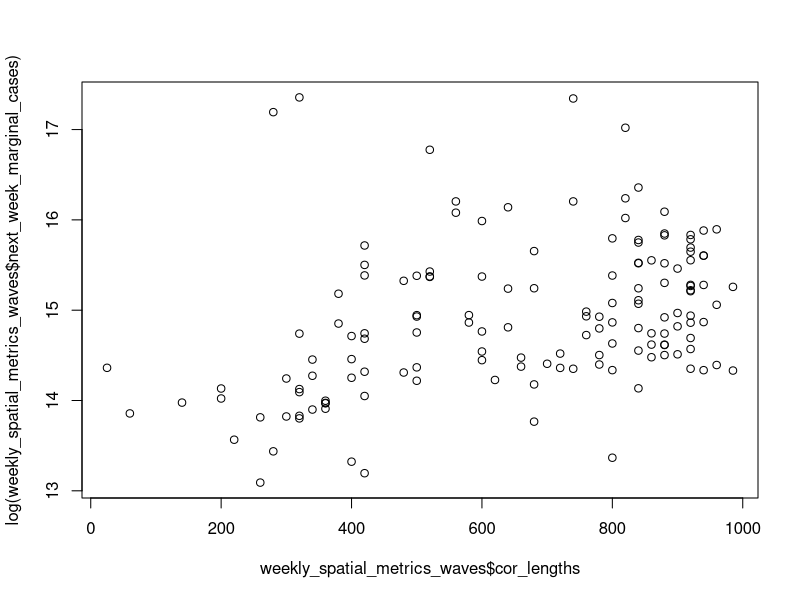
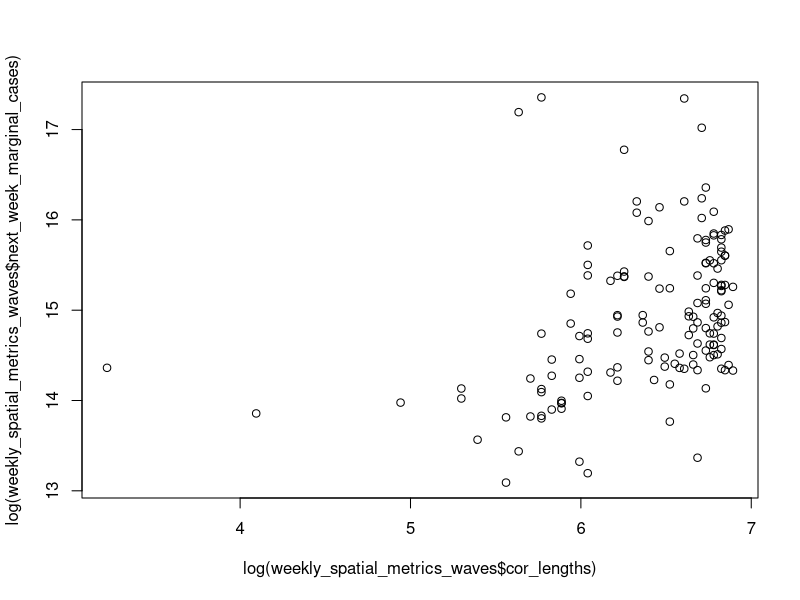

R code for these plots, in order:
## ---- chunk 1
#load packages
library(sandwich)
library(lmtest)
library(dplyr)
library(tibble)
## ---- chunk 2
# Weekly Spatial Metrics with Time Wave Columns
weekly_spatial_metrics_waves = read.csv("weekly_spatial_metrics_waves.csv")

# same data set but calculations from urban counties only (pop >250k)
urban_weekly_spatial_metrics_waves = read.csv("urban_weekly_spatial_metrics_waves.csv")
## ---- chunk 3
# Weekly Spatial Metrics with Region Columns
regional_weekly_spatial_metrics = read.csv("regional_weekly_spatial_metrics.csv")

# same data set but calculations from urban counties only (pop >250k)
urban_regional_weekly_spatial_metrics = read.csv("urban_regional_weekly_spatial_metrics.csv")
## ---- chunk 4
# Weekly Spatial Metrics with Poverty Columns
poverty_weekly_spatial_metrics = read.csv("poverty_weekly_spatial_metrics.csv")

# same data set but calculations from urban counties only (pop >250k)
urban_poverty_weekly_spatial_metrics = read.csv("urban_poverty_weekly_spatial_metrics.csv")
## ---- chunk 5
# Weekly Spatial Metrics with Median Household Income Columns
mhhinc_weekly_spatial_metrics = read.csv("mhhinc_weekly_spatial_metrics.csv")

# same data set but calculations from urban counties only (pop >250k)
urban_mhhinc_weekly_spatial_metrics = read.csv("urban_mhhinc_weekly_spatial_metrics.csv")
## ---- chunk 6
# Log-Linear Model (better)
plot(weekly_spatial_metrics_waves$cor_lengths,log(weekly_spatial_metrics_waves$next_week_marginal_cases))

# Log-Log Model (bad)
plot(log(weekly_spatial_metrics_waves$cor_lengths),log(weekly_spatial_metrics_waves$next_week_marginal_cases))
## ---- chunk 7
# Regress next week's marginal cases on correlation length
simple_model <- lm(log(weekly_spatial_metrics_waves$next_week_marginal_cases) ~ weekly_spatial_metrics_waves$cor_lengths, data = weekly_spatial_metrics_waves)

# Perform hypothesis tests with robust standard errors for heteroskedasticity
robust_se <- sqrt(diag(vcovHC(simple_model, type = "HC1")))

robust_test <- coeftest(simple_model, vcov = vcovHC(simple_model, type = "HC1"))
print(robust_test)

# Print Result
cor_length_unit = 100
paste("a",cor_length_unit, "km increase in correlation length corresponds to a ", round(simple_model$coefficients[2]*cor_length_unit*100,2),"% change in cases in the following week")
cor_length_unit = 50
paste("a",cor_length_unit, "km increase in correlation length corresponds to a ", round(simple_model$coefficients[2]*cor_length_unit*100,2),"% change in cases in the following week")
## ---- chunk 8
# For Urban counties
urban_model <- lm(log(urban_weekly_spatial_metrics_waves$next_week_marginal_cases) ~ urban_weekly_spatial_metrics_waves$cor_lengths, data = urban_weekly_spatial_metrics_waves)
robust_se <- sqrt(diag(vcovHC(urban_model, type = "HC1")))
robust_test <- coeftest(urban_model, vcov = vcovHC(urban_model, type = "HC1"))
print(robust_test)

# Print Result
cor_length_unit = 100
paste("a",cor_length_unit, "km increase in correlation length corresponds to a ", round(urban_model$coefficients[2]*cor_length_unit*100,2),"% change in cases in the following week among urban counties")
cor_length_unit = 50
paste("a",cor_length_unit, "km increase in correlation length corresponds to a ", round(urban_model$coefficients[2]*cor_length_unit*100,2),"% change in cases in the following week among urban counties")
## ---- chunk 9
# log-linear model
# mhhinc tier difference dummies, urban counties
urban_model <- lm(log(next_week_marginal_cases) ~ cor_lengths +
                        same_tier + tier_diff_1 + tier_diff_2 +same_tier*cor_lengths +
                          tier_diff_1*cor_lengths +tier_diff_2*cor_lengths, 
                     data = urban_mhhinc_weekly_spatial_metrics)
robust_se <- sqrt(diag(vcovHC(urban_model, type = "HC1")))
robust_test <- coeftest(urban_model, vcov = vcovHC(urban_model, type = "HC1"))
print(robust_test)

cor_length_unit = 50
paste("a",cor_length_unit, "km increase in correlation length corresponds to a ", round((urban_model$coef[2] + urban_model$coef[6])*cor_length_unit*100,2),"% change in cases in the following week among urban counties in the same tier of mhhinc")
paste("a",cor_length_unit, "km increase in correlation length corresponds to a ", round((urban_model$coef[2] + urban_model$coef[7])*cor_length_unit*100,2),"% change in cases in the following week between urban counties of mhhinc tiers that differ by 1")
paste("a",cor_length_unit, "km increase in correlation length corresponds to a ", round((urban_model$coef[2] + urban_model$coef[8])*cor_length_unit*100,2),"% change in cases in the following week between urban counties of mhhinc tiers that differ by 2")
paste("a",cor_length_unit, "km increase in correlation length corresponds to a ", round(urban_model$coef[2]*cor_length_unit*100,2),"% change in cases in the following week between urban counties of tier 1 and tier 4 (diff 3)")
## ---- chunk 10
# map factor levels to tier levels 
values <- c(1, 2, 3, 4, 6, 7, 8, 11, 12, 16)
tiers <- c("tier_1_1", "tier_1_2", "tier_1_3", "tier_1_4",
           "tier_2_2", "tier_2_3", "tier_2_4",
           "tier_3_3", "tier_3_4",
           "tier_4_4")
mhhinc_factor_tiers <- tibble(Factor = values, Tier = tiers)
print(mhhinc_factor_tiers)
## ---- chunk 11
# full model 
full_mhhinc_model <- lm(log(next_week_marginal_cases) ~ log(cor_lengths) +
                        factor(mhhinc_tier), 
                     data = mhhinc_weekly_spatial_metrics)
# Perform hypothesis tests with robust standard errors for heteroskedasticity
robust_se <- sqrt(diag(vcovHC(full_mhhinc_model, type = "HC1")))

robust_test <- coeftest(full_mhhinc_model, vcov = vcovHC(full_mhhinc_model, type = "HC1"))
print(robust_test)
## ---- chunk 12
# full model with interaction terms 
full_mhhinc_model <- lm(log(next_week_marginal_cases) ~ log(cor_lengths) *
                        factor(mhhinc_tier), 
                     data = mhhinc_weekly_spatial_metrics)
# Perform hypothesis tests with robust standard errors for heteroskedasticity
robust_se <- sqrt(diag(vcovHC(full_mhhinc_model, type = "HC1")))

robust_test <- coeftest(full_mhhinc_model, vcov = vcovHC(full_mhhinc_model, type = "HC1"))
print(robust_test)
## ---- chunk 13
# split into "simple model" for subsetted data 

for(i in 1:nrow(mhhinc_factor_tiers)) {
  # Dynamic filtering based on tier
  tier_value <- mhhinc_factor_tiers$Tier[i]
  #filter_condition <- paste0(tier_value, " == 1")
  mhhinc_weekly_spatial_metrics_subset <- mhhinc_weekly_spatial_metrics %>%
    filter(!!rlang::sym(tier_value) == 1)
  
  # Linear model
  mhhinc_simple_model <- lm(log(next_week_marginal_cases) ~ log(cor_lengths), 
                           data = mhhinc_weekly_spatial_metrics_subset)
  
  # Perform hypothesis tests with robust standard errors for heteroskedasticity
  robust_se <- sqrt(diag(vcovHC(mhhinc_simple_model, type = "HC1")))
  
  robust_test <- coeftest(mhhinc_simple_model, vcov = vcovHC(mhhinc_simple_model, type = "HC1"))
  print(robust_test)
  # Print result
  result <- paste("A 10% increase in correlation length corresponds to a ", 
                  round(mhhinc_simple_model$coefficients[2]*10,2),
                  "% change in cases in the following week for counties in ", tier_value, "mhhinc.")
  print(result)
}
## ---- chunk 14
# full model 
full_pov_model <- lm(log(next_week_marginal_cases) ~ log(cor_lengths) + 
                       tier_11 + tier_22 + tier_33 +tier_12 + tier_13, 
                     data = poverty_weekly_spatial_metrics)
# Perform hypothesis tests with robust standard errors for heteroskedasticity
robust_se <- sqrt(diag(vcovHC(full_pov_model, type = "HC1")))

robust_test <- coeftest(full_pov_model, vcov = vcovHC(full_pov_model, type = "HC1"))
print(robust_test)
## ---- chunk 15
# full model with interaction terms 
full_pov_model <- lm(log(next_week_marginal_cases) ~ log(cor_lengths) + 
                       tier_11  + tier_22 + tier_33 + tier_12 + tier_13 + 
                       log(cor_lengths) * tier_11 + log(cor_lengths) * tier_22 + log(cor_lengths) * tier_33 
                     + log(cor_lengths) * tier_12 + log(cor_lengths) * tier_13, 
                     data = poverty_weekly_spatial_metrics)
# Perform hypothesis tests with robust standard errors for heteroskedasticity
robust_se <- sqrt(diag(vcovHC(full_pov_model, type = "HC1")))

robust_test <- coeftest(full_pov_model, vcov = vcovHC(full_pov_model, type = "HC1"))
print(robust_test)
## ---- chunk 16
# split into a "simple model" for subsetted data 

# vector of tier names
pov_tiers <- c("tier_11", "tier_22", "tier_33", "tier_12", "tier_13", "tier_23")
for(tier_value in pov_tiers) {
  # Dynamic filtering based on the current tier in the loop
  pov_weekly_spatial_metrics_subset <- poverty_weekly_spatial_metrics %>%
    filter(!!rlang::sym(tier_value) == 1)
  
  # Linear model
  pov_simple_model <- lm(log(next_week_marginal_cases) ~ log(cor_lengths), 
                            data = pov_weekly_spatial_metrics_subset)
  
  # Perform hypothesis tests with robust standard errors for heteroskedasticity
  robust_test <- coeftest(pov_simple_model, vcov = vcovHC(pov_simple_model, type = "HC1"))
  print(robust_test)
  
  # Print result
  result <- paste("A 10% increase in correlation length corresponds to a ", 
                  round(pov_simple_model$coefficients[2]*10,2),
                  "% change in cases in the following week for counties in ", tier_value, "for poverty.")
  print(result)
}

## ---- chunk 17
# full model without interactions
region_model <- lm(log(next_week_marginal_cases) ~ log(cor_lengths) + northeast + midwest + south, data = regional_weekly_spatial_metrics)
# Perform hypothesis tests with robust standard errors for heteroskedasticity
robust_se <- sqrt(diag(vcovHC(region_model, type = "HC1")))

robust_test <- coeftest(region_model, vcov = vcovHC(region_model, type = "HC1"))
print(robust_test)

# full model with interactions
region_model_int <- lm(log(next_week_marginal_cases) ~ log(cor_lengths) + northeast + northeast*log(cor_lengths) + midwest + midwest*log(cor_lengths) + south + south*log(cor_lengths), data = regional_weekly_spatial_metrics)
# Perform hypothesis tests with robust standard errors for heteroskedasticity
robust_se_int <- sqrt(diag(vcovHC(region_model_int, type = "HC1")))

robust_test_int <- coeftest(region_model_int, vcov = vcovHC(region_model_int, type = "HC1"))
print(robust_test_int)
## ---- chunk 18
# simple model for northeast
ne_weekly_spatial_metrics <- regional_weekly_spatial_metrics %>% filter(northeast == 1)

northeast_model <- lm(log(next_week_marginal_cases) ~ log(cor_lengths), 
                         data = ne_weekly_spatial_metrics)
# Perform hypothesis tests with robust standard errors for heteroskedasticity
robust_se <- sqrt(diag(vcovHC(northeast_model, type = "HC1")))

robust_test <- coeftest(northeast_model, vcov = vcovHC(northeast_model, type = "HC1"))
print(robust_test)
# Print Result
paste("a 10% increase in correlation length in the Northeast region corresponds to a ", round(northeast_model$coefficients[2]*10,2),"% change in cases in the following week")
## ---- chunk 19
# simple model for midwest
mw_weekly_spatial_metrics <- regional_weekly_spatial_metrics %>% filter(midwest == 1)

midwest_model <- lm(log(next_week_marginal_cases) ~ log(cor_lengths), 
                         data = mw_weekly_spatial_metrics)
# Perform hypothesis tests with robust standard errors for heteroskedasticity
robust_se <- sqrt(diag(vcovHC(midwest_model, type = "HC1")))

robust_test <- coeftest(midwest_model, vcov = vcovHC(midwest_model, type = "HC1"))
print(robust_test)
# Print Result
paste("a 10% increase in correlation length in the MidWest region corresponds to a ", round(midwest_model$coefficients[2]*10,2),"% change in cases in the following week")
## ---- chunk 20
# simple model for south
s_weekly_spatial_metrics <- regional_weekly_spatial_metrics %>% filter(south == 1)

south_model <- lm(log(next_week_marginal_cases) ~ log(cor_lengths), 
                         data = s_weekly_spatial_metrics)
# Perform hypothesis tests with robust standard errors for heteroskedasticity
robust_se <- sqrt(diag(vcovHC(south_model, type = "HC1")))

robust_test <- coeftest(south_model, vcov = vcovHC(south_model, type = "HC1"))
print(robust_test)
# Print Result
paste("a 10% increase in correlation length in the South region corresponds to a ", round(south_model$coefficients[2]*10,2),"% change in cases in the following week")
## ---- chunk 21
# simple model for west
w_weekly_spatial_metrics <- regional_weekly_spatial_metrics %>% filter(region == 'West')

west_model <- lm(log(next_week_marginal_cases) ~ log(cor_lengths), 
                         data = w_weekly_spatial_metrics)
# Perform hypothesis tests with robust standard errors for heteroskedasticity
robust_se <- sqrt(diag(vcovHC(west_model, type = "HC1")))

robust_test <- coeftest(west_model, vcov = vcovHC(west_model, type = "HC1"))
print(robust_test)
# Print Result
paste("a 10% increase in correlation length in the West region corresponds to a ", round(west_model$coefficients[2]*10,2),"% change in cases in the following week")
## ---- chunk 22
# Full Wave Model (w dummy variables)
full_wave_model <- lm(log(next_week_marginal_cases) ~ log(cor_lengths) + wave_1 + wave_2, data = weekly_spatial_metrics_waves)

robust_se <- sqrt(diag(vcovHC(full_wave_model, type = "HC1")))

robust_test <- coeftest(full_wave_model, vcov = vcovHC(full_wave_model, type = "HC1"))
print(robust_test)
## ---- chunk 23
# Wave 1 Simple Model (weeks 9-47: 2020-03-28 - 2020-12-19)
wave1_data <- weekly_spatial_metrics_waves %>% filter(X >= 1 & X <= 39)

wave1_model <- lm(log(next_week_marginal_cases) ~ log(cor_lengths), data = wave1_data)

# Perform hypothesis tests with robust standard errors for heteroskedasticity
robust_se <- sqrt(diag(vcovHC(wave1_model, type = "HC1")))

robust_test <- coeftest(wave1_model, vcov = vcovHC(wave1_model, type = "HC1"))
print(robust_test)

paste("a 10% increase in correlation length corresponds to a ", round(wave1_model$coefficients[2]*10,2),"% change in cases in the following week")
## ---- chunk 24
# Wave 2 Simple Model (weeks 48-97: 2020-12-26 - 2021-12-04)
wave2_data <- weekly_spatial_metrics_waves %>% filter(X >= 40 & X <= 89)

wave2_model <- lm(log(next_week_marginal_cases) ~ log(cor_lengths), data = wave2_data)

# Perform hypothesis tests with robust standard errors for heteroskedasticity
robust_se <- sqrt(diag(vcovHC(wave2_model, type = "HC1")))

robust_test <- coeftest(wave2_model, vcov = vcovHC(wave2_model, type = "HC1"))
print(robust_test)

paste("a 10% increase in correlation length corresponds to a ", round(wave2_model$coefficients[2]*10,2),"% change in cases in the following week")
## ---- chunk 25
# Wave 3 Simple model (weeks 98-160: 2021-12-11 - 2023-03-25)
wave3_data <- weekly_spatial_metrics_waves %>% filter(X >= 90 & X <= 157)  

wave3_model <- lm(log(next_week_marginal_cases) ~ log(cor_lengths), data = wave3_data)

# Perform hypothesis tests with robust standard errors for heteroskedasticity
robust_se <- sqrt(diag(vcovHC(wave3_model, type = "HC1")))

robust_test <- coeftest(wave3_model, vcov = vcovHC(wave3_model, type = "HC1"))
print(robust_test)

paste("a 10% increase in correlation length corresponds to a ", round(wave3_model$coefficients[2]*10,2),"% change in cases in the following week")
